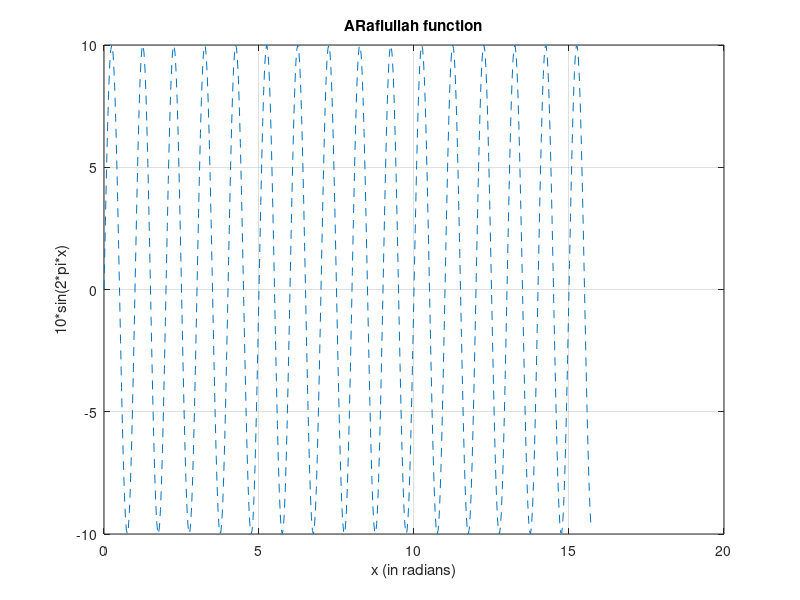

Write the MATLAB code that produced this figure.
% x is a vector, 0<=x<=5*pi, increments of pi/100
% creates a vector y
% label the x axis
% label the y axis
% title the plot
% addgrid
x=0:pi/100:5*pi;
y=10*sin(2*pi*x);
plot(x,y,'--')
xlabel('x (in radians)');
ylabel('10*sin(2*pi*x)');
title('ARafiullah function');
grid